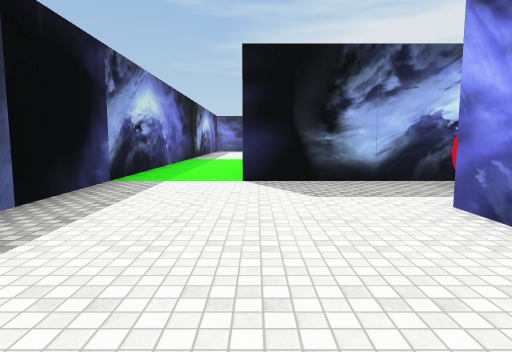
[1] (above)

24 first-person views from a walk through a scene from a Unity 3-D project. The camera is 1.5 m above the floor, tilts 6° down and sees 75° across. The floor is counted in squares, 2 m on a side. Each view is taken from the middle of a square. On the plan, view 1 faces up. The plan holds only what a view shows up to about 11 squares ahead; the rest is blank. The place goes on beyond the plan. The player is left out. Some surface patterns are stand-ins.

[2]
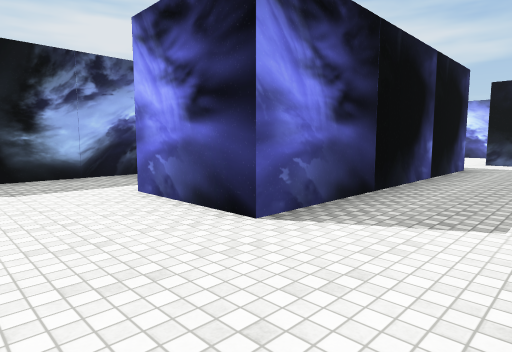

[3]
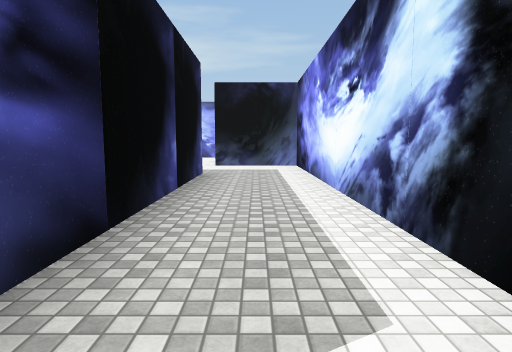

[4]
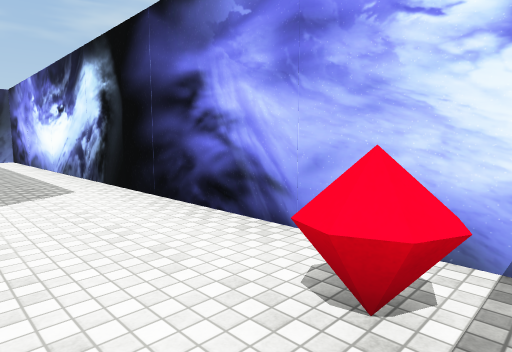

[5]
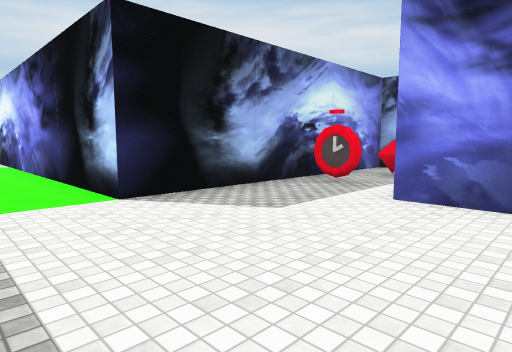

[6]
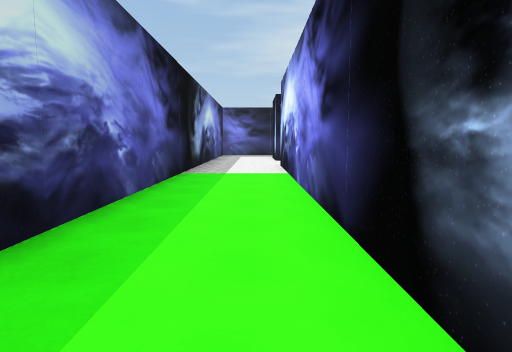

[7]
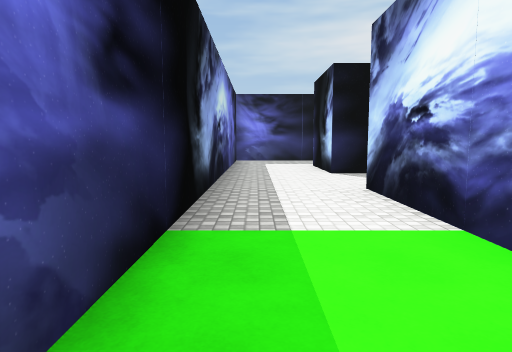

[8]
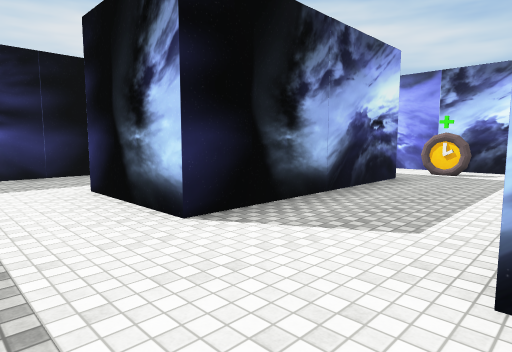

[9]
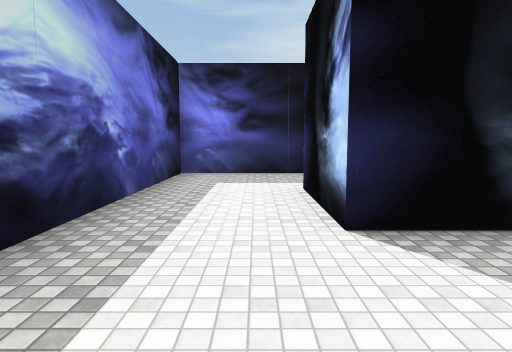

[10]
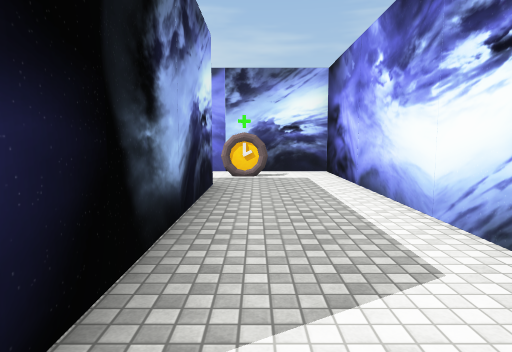

[11]
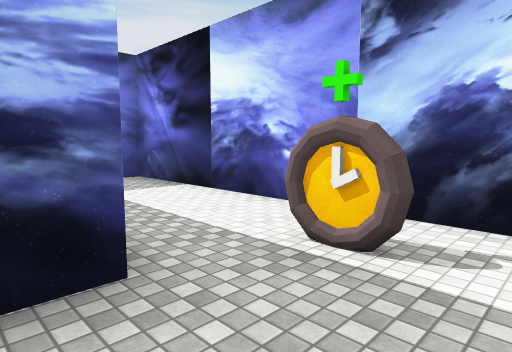

[12]
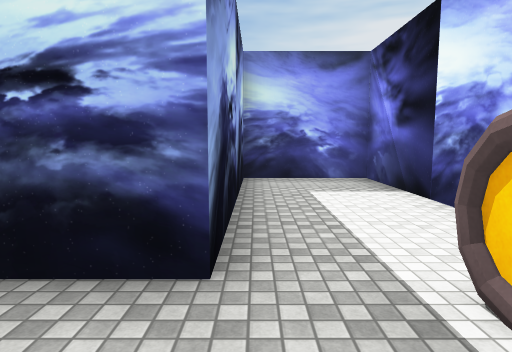

[13]
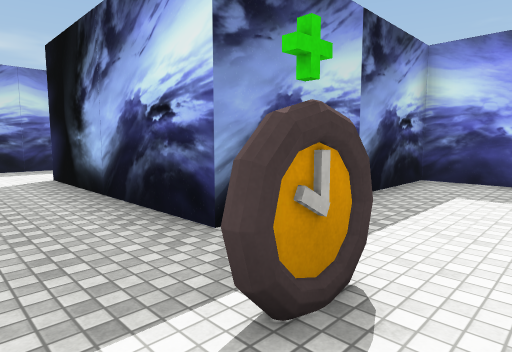

[14]
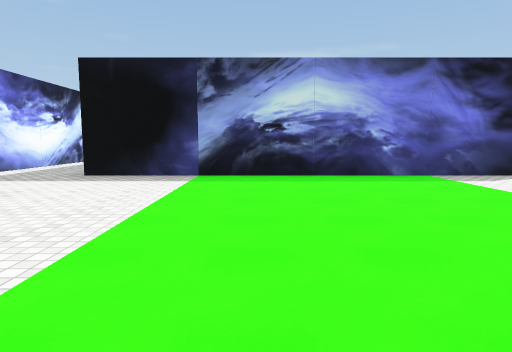

[15]
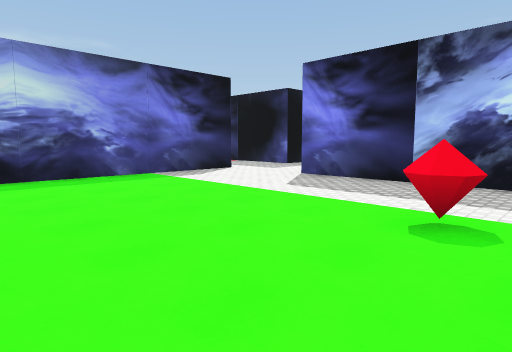

[16]
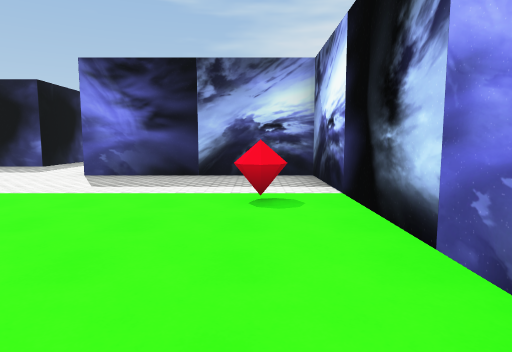

[17]
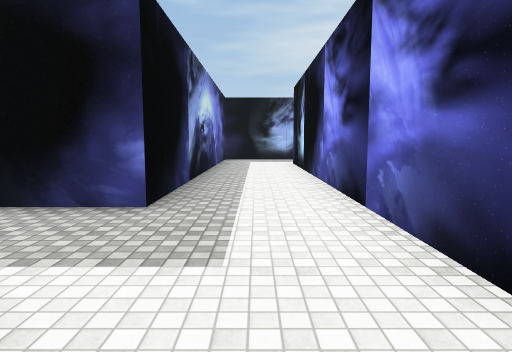

[18]
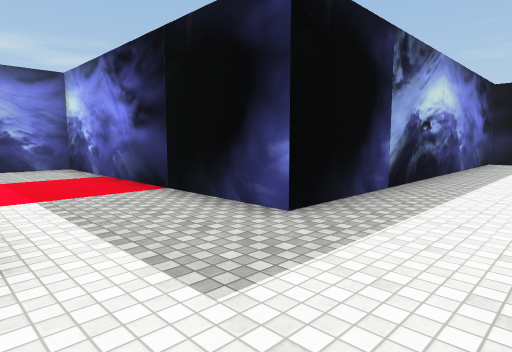

[19]
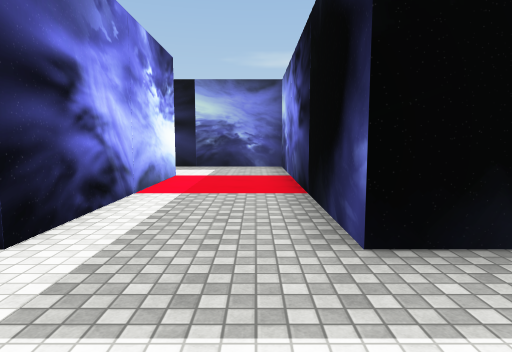

[20]
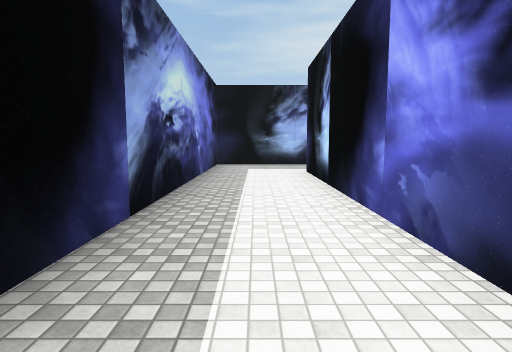

[21]
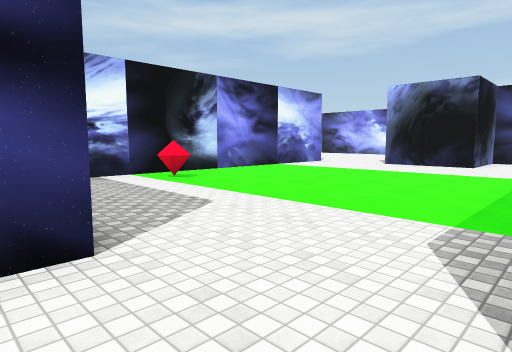

[22]
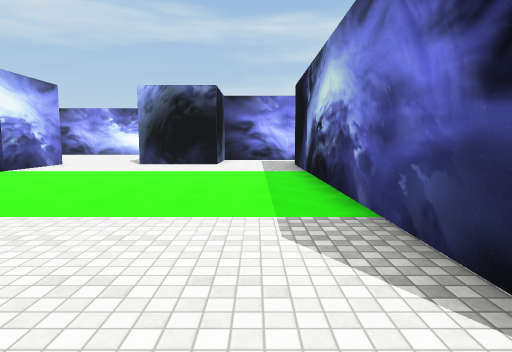

[23]
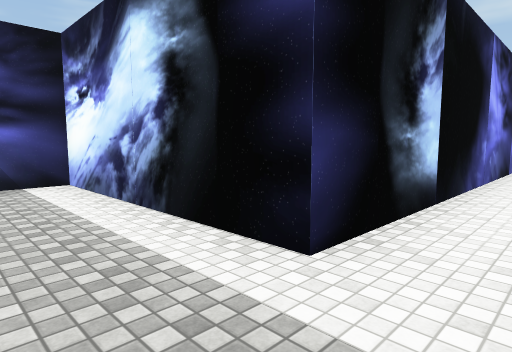

[24]
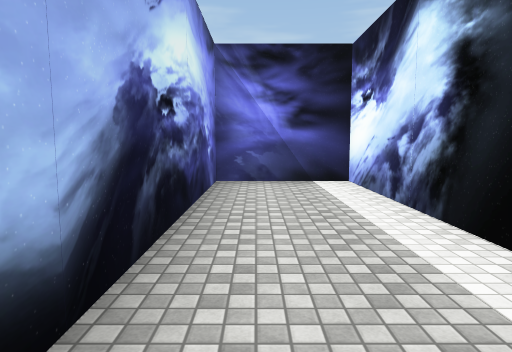

### Floor plan
Points are (right, up) in squares from view 1. A wall is a line through its corners. A room is listed if a view was taken in it or the views show most of it. See-through windows are left out.
Room 1 (views 1, 2, 3, 4, 5, 6, 7, 8, 9, 10, 11, 12, 13, 14, 15, 16, 17, 18, 19, 20, 21, 22, 23, 24)
walls: (4.8, 11.3) (9.8, 11.3) (9.8, 1.2) (2.3, 1.2) (2.3, 3.8); (7.3, 5.8) (7.3, 6.2) (6, 6.2); (4.1, 6.2) (-0.2, 6.2) (-0.2, 16.2); (1.1, 16.2) (7.3, 16.2) (7.3, 23.7) (4.8, 23.7) (4.8, 18.7) (-0.2, 18.7) (-0.2, 21.2); (0.6, 23.7) (-2.7, 23.7) (-2.7, 3.5); (17.2, 2.4) (17.2, 11.3) (12.3, 11.3) (12.3, 21.2) (17.2, 21.2) (17.2, 23.7) (9.8, 23.7) (9.8, 13.8) (2.3, 13.8) (2.3, 10.6); (-1.8, -1.3) (12.3, -1.3) (12.3, 1.2) (14.8, 1.2)
ways out: opening at (16, 1.7)
objects: crystal (-1, 0); clock (4, 5); crystal (5, 5); clock (6, 18); crystal (16, 8)

Positions as (right, up) in squares from view 1, and headings:
1: (0, 0), facing up
2: (0, -1), facing up-right
3: (2, 0), facing right
4: (-2, 1), facing down-right
5: (-2, 2), facing up-right
6: (-1, 6), facing up
7: (-2, 11), facing up
8: (-2, 16), facing up-right
9: (-1, 16), facing up
10: (-1, 18), facing right
11: (4, 17), facing up-right
12: (5, 17), facing up
13: (7, 17), facing up-left
14: (17, 5), facing left
15: (17, 5), facing up-left
16: (16, 4), facing up
17: (11, 10), facing up
18: (12, 11), facing up-left
19: (12, 13), facing left
20: (11, 13), facing up
21: (10, 12), facing down-right
22: (11, 12), facing down
23: (11, 23), facing down-right
24: (11, 23), facing right
